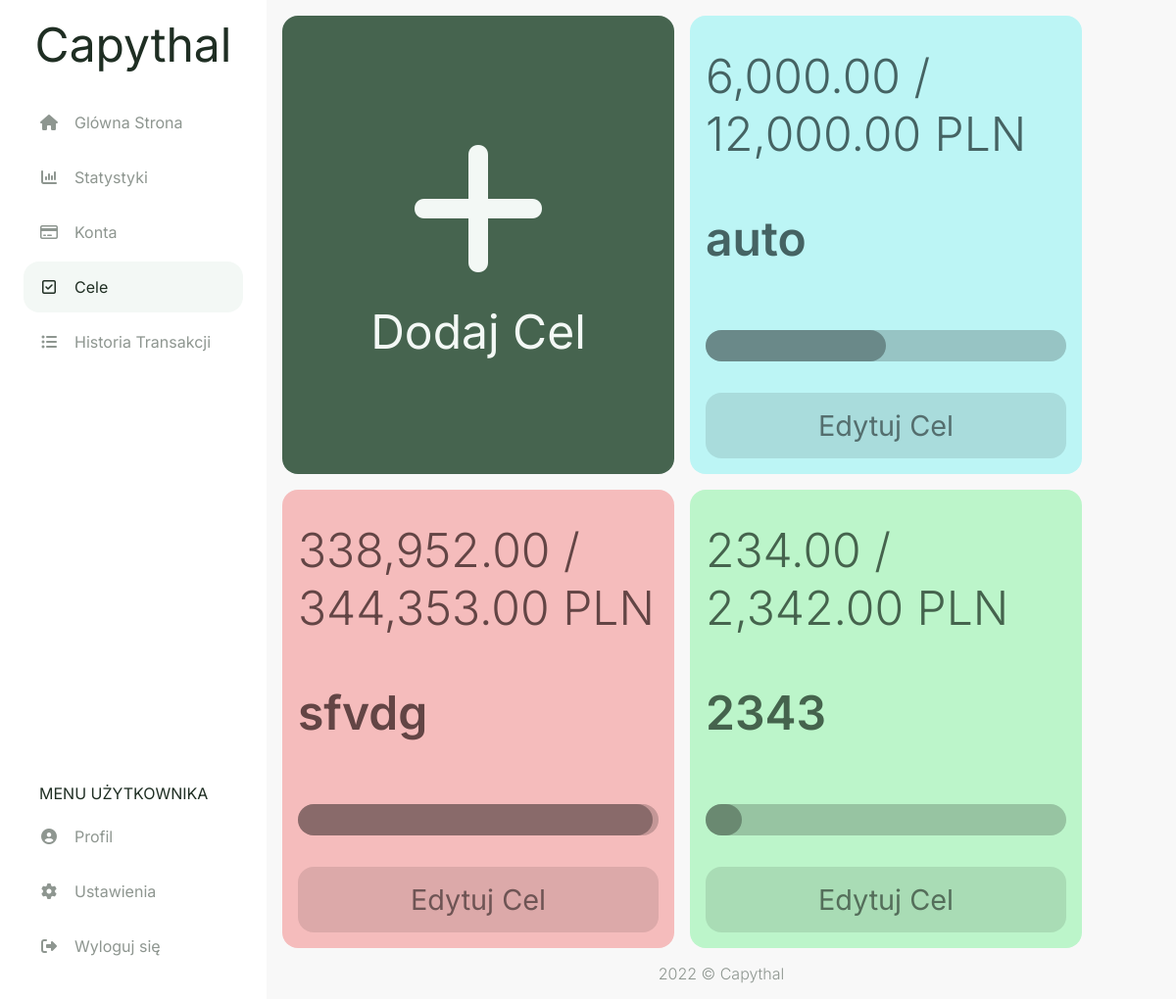
The page /goals (signed in) on the database as committed earlier.
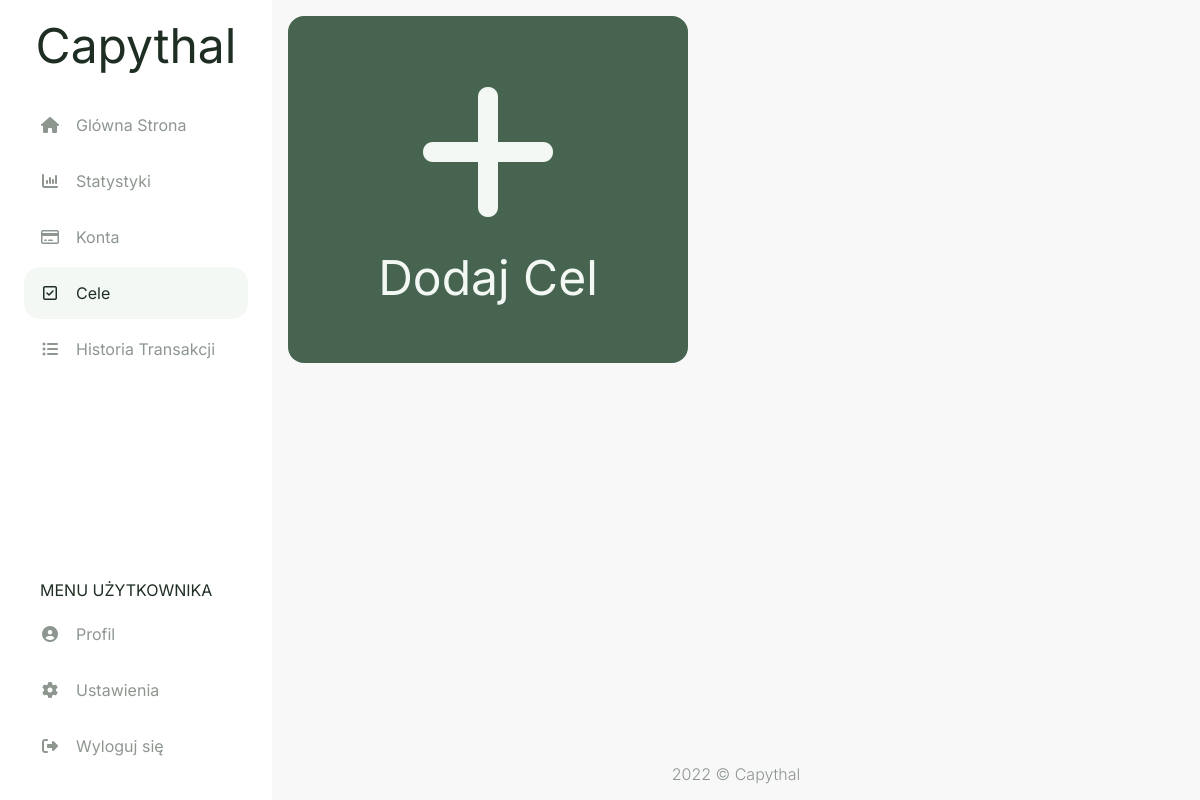
The same page on the database as committed later.
### capythal/models.py (models this page shows, shortened)
class goal(db.Model):
    id = db.Column(db.Integer, primary_key=True)
    account_id = db.Column(db.Integer, db.ForeignKey('account.id'), nullable=False)
    style_id = db.Column(db.Integer, db.ForeignKey('style.id'), nullable=False)
    name = db.Column(db.String(50), nullable=False)
    amount_req = db.Column(db.Numeric(12,2), nullable=False)
    amount_avb = db.Column(db.Numeric(12,2), nullable=False)

class currency(db.Model):
    id = db.Column(db.Integer, primary_key=True)
    name = db.Column(db.String(20), nullable=False)
    account = db.relationship("account", backref="currency", lazy=True)
    settings = db.relationship("settings", backref="currency", lazy=True)

### capythal/routes.py (the view, shortened to what this page needs)
@app.route('/goals', methods=['GET', 'POST'])
@login_required
def goals():
    form_add = addGoalForm()
    form_edit = editGoalForm()
    goals = db.session.query(goal,account,currency,style).join(account, goal.account_id==account.id).join(currency, currency.id==account.currency_id).join(style, goal.style_id==style.id).filter(account.user_id == current_user.id)
    user_accs = db.session.query(account,acc_type).join(acc_type).join(style).filter(account.user_id == current_user.id)
    accs_list = [(i.account.id, f"{i.account.fin_inst} - {i.acc_type.name}") for i in user_accs]
    form_add.account.choices = accs_list
    form_edit.account.choices = accs_list
    if form_add.submitNewGoal.data and form_add.validate():
        new_goal = goal(account_id = form_add.account.data, amount_req = form_add.amount_req.data, amount_avb = form_add.amount_avb.data, style_id = randint(1,10), name = form_add.name.data )
        db.session.add(new_goal)
        db.session.commit()
        return redirect(url_for('goals'))
    if form_edit.deleteGoal.data:
        db.session.execute(
            delete(goal)
            .where((goal.id == form_edit.goal_id.data)))
        db.session.commit()
        return redirect(url_for('goals'))
    return render_template("goals.html", goals = goals, form_add = form_add, form_edit = form_edit, accs_list = accs_list)

### capythal/models.py (called while the page is built)
@login_manager.user_loader
def load_user(user_id):
    return user.query.get(int(user_id))

### capythal/routes.py (called while the page is built)
@app.template_filter()
def currencyFormat(value):
    value = float(value)
    return "{:,.2f}".format(value)

### capythal/templates/goals.html (shortened to what this page needs)
{% extends "layout.html" %}
{% set active_page = "goals" %}
{% block head %}
  {{ super() }}
  <link rel="stylesheet" href="{{ url_for('static', filename='css/goals.css') }}">
  <link rel="stylesheet" href="{{ url_for('static', filename='css/modals/goal-modal.css') }}">
{% endblock %}
{% block content %}
<div class="goals-flexbox">
  {% if accs_list|length == 0 %}
  <div class="goal-add goal-add-disabled bg-main-btn fc-main-btn">
    <span class="fs-1">Aby móc dodać cel, utwórz <a href="{{ url_for('accounts') }}" class="acc-redirect">konto</a></span>
  </div>
  {% else %}
  <a href="#modal-add" class="goal-add bg-main-btn fc-main-btn">
    <span class="goal-plus-sign fa fa-plus"></span>
    <span class="fs-1">Dodaj Cel</span>
  </a>
  {% endif %}
  {% for goal,account,currency,style in goals %}
    <div class="goal-info style-{{ style.name }}">
      <span class="fs-1 fw-light">{{ goal.amount_avb | currencyFormat }} / {{ goal.amount_req | currencyFormat }} {{ currency.name }}</span>
      <span class="fs-1 fw-semibold">{{ goal.name }}</span>
      <div class="goal-bottom">
        <progress class="goal-progress" value="{% if (goal.amount_avb / goal.amount_req) > 0.08 %}{{ goal.amount_avb }}{% else %}{{ goal.amount_req / 12 }}{% endif %}" max="{{ goal.amount_req }}"></progress>
        <a href="#modal{{ goal.id }}" class="goal-edit" value=1>
          <span class="fs-2">Edytuj Cel</span>
        </a>
      </div>
    </div>
  {% endfor %}
</div>
{% endblock %}

Rows that differ between the two databases and show on the page:
removed goal: amount_avb "6,000.00", amount_req "12,000.00", name "PLN", name "auto", {{ goal.id }} 1 (drawn)
removed goal: amount_avb "338,952.00", amount_req "344,353.00", name "PLN", name "sfvdg"
removed goal: amount_avb "234.00", amount_req "2,342.00", name "PLN", name "2343"
